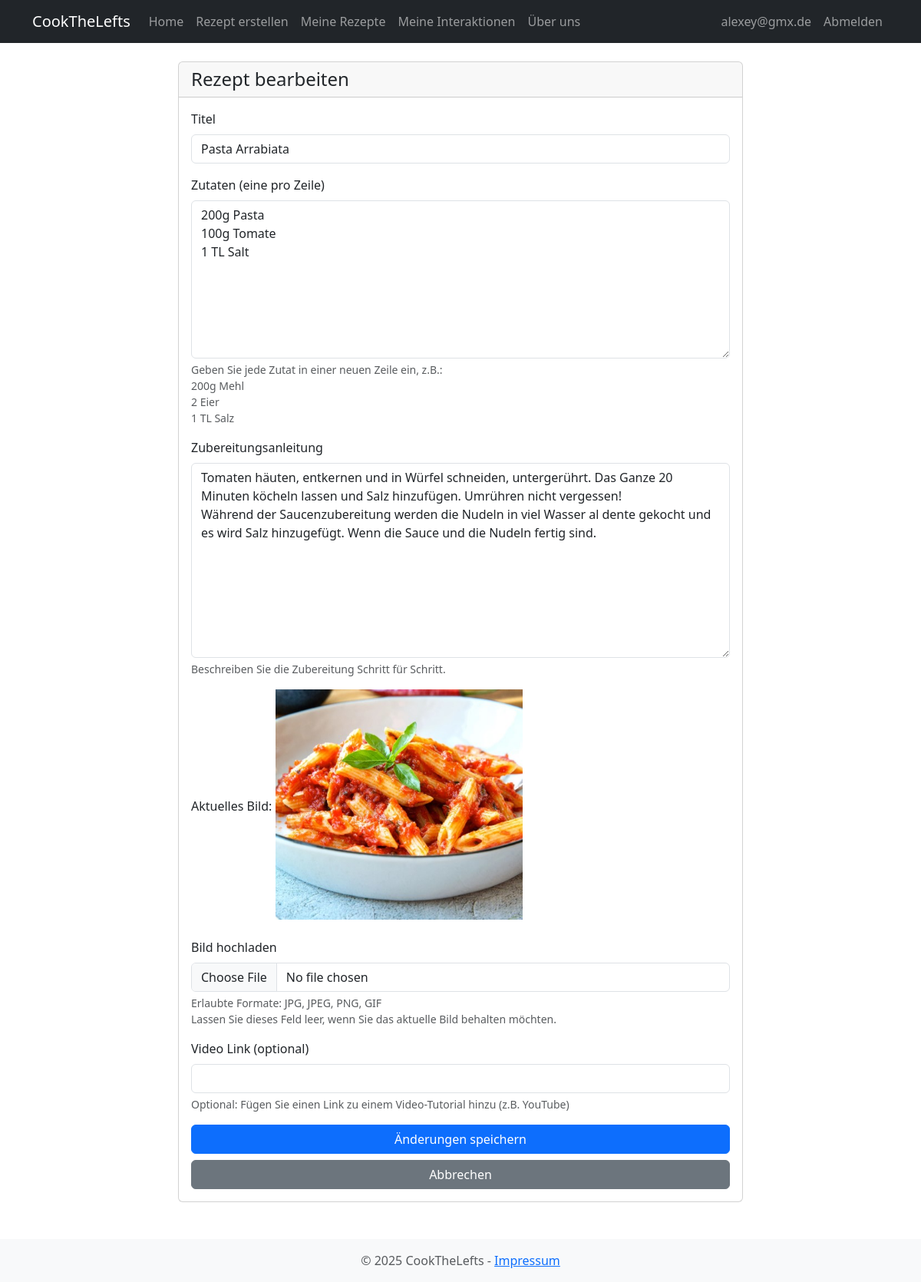
Page /recipes/1/edit (signed in) on the committed database.
### app/models.py (models this page shows, shortened)
class User(UserMixin, db.Model):
    id = db.Column(db.Integer, primary_key=True)
    username = db.Column(db.String(64), unique=True, nullable=False)
    email = db.Column(db.String(120), unique=True, nullable=False)
    password_hash = db.Column(db.String(128))
    created_at = db.Column(db.DateTime, default=datetime.utcnow)
    recipes = db.relationship('Recipe', backref='author', lazy='dynamic')
    likes = db.relationship('Like', backref='user', lazy='dynamic')

class Recipe(db.Model):
    id = db.Column(db.Integer, primary_key=True)
    title = db.Column(db.String(100), nullable=False)
    ingredients = db.Column(db.Text, nullable=False)
    instructions = db.Column(db.Text, nullable=False)
    image_path = db.Column(db.String(200))
    video_link = db.Column(db.String(500))
    created_at = db.Column(db.DateTime, default=datetime.utcnow)
    user_id = db.Column(db.Integer, db.ForeignKey('user.id'), nullable=False)
    likes = db.relationship('Like', backref='recipe', lazy='dynamic')

### app/recipes/routes.py (the view)
@bp.route('/<int:id>/edit', methods=['GET', 'POST'])
@login_required
def edit(id):
    recipe = Recipe.query.get_or_404(id)
    if recipe.author != current_user:
        flash('You can only edit your own recipes.', 'error')
        return redirect(url_for('recipes.view', id=id))
    form = RecipeForm()
    if form.validate_on_submit():
        try:
            recipe.title = form.title.data
            recipe.ingredients = form.ingredients.data
            recipe.instructions = form.instructions.data
            recipe.video_link = form.video_link.data
            if form.image.data:
                old_image_path = recipe.image_path
                new_image_path = save_image(form.image.data)
                if new_image_path:
                    recipe.image_path = new_image_path
                    if old_image_path:
                        delete_image(old_image_path)
            db.session.commit()
            flash('Your recipe has been updated successfully!', 'success')
            return redirect(url_for('recipes.view', id=id))
        except Exception as e:
            flash('An error occurred while updating the recipe.', 'error')
            current_app.logger.error(f"Error updating recipe: {e}")
            return redirect(url_for('recipes.edit', id=id))
    elif request.method == 'GET':
        form.title.data = recipe.title
        form.ingredients.data = recipe.ingredients
        form.instructions.data = recipe.instructions
        form.video_link.data = recipe.video_link
    return render_template('recipes/edit.html',
                         title=f'Edit Recipe: {recipe.title}',
                         form=form,
                         recipe=recipe)

### app/recipes/forms.py (shortened to what this page needs)
class RecipeForm(FlaskForm):
    title = StringField('Titel', validators=[
        DataRequired(message='Bitte geben Sie einen Titel ein'),
        Length(min=3, max=100, message='Der Titel muss zwischen 3 und 100 Zeichen lang sein')
    ])
    ingredients = TextAreaField('Zutaten (eine pro Zeile)', validators=[
        DataRequired(message='Bitte geben Sie die Zutaten ein'),
        Length(min=10, message='Bitte geben Sie mindestens eine Zutat ein')
    ])
    instructions = TextAreaField('Zubereitungsanleitung', validators=[
        DataRequired(message='Bitte geben Sie eine Zubereitungsanleitung ein'),
        Length(min=30, message='Die Anleitung sollte ausführlicher sein (mindestens 30 Zeichen)')
    ])
    image = FileField('Bild hochladen', validators=[
        FileAllowed(['jpg', 'jpeg', 'png', 'gif'], 'Nur Bilder sind erlaubt!')
    ])
    video_link = StringField('Video Link (optional)', validators=[
        Length(max=500, message='Der Video Link darf maximal 500 Zeichen lang sein')
    ])
    submit = SubmitField('Rezept speichern')

### app/models.py (called while the page is built)
@login_manager.user_loader
def load_user(id):
    return User.query.get(int(id))

### app/templates/recipes/edit.html (shortened to what this page needs)
{% extends "base.html" %}
{% block content %}
<div class="row justify-content-center">
    <div class="col-md-8">
        <div class="card">
            <div class="card-header">
                <h4 class="mb-0">Rezept bearbeiten</h4>
            </div>
            <div class="card-body">
                <form method="POST" enctype="multipart/form-data">
                    <div class="mb-3">
                        {{ form.title.label(class="form-label") }}
                        {{ form.title(class="form-control" + (" is-invalid" if form.title.errors else "")) }}
                    </div>
                    <div class="mb-3">
                        {{ form.ingredients.label(class="form-label") }}
                        {{ form.ingredients(class="form-control" + (" is-invalid" if form.ingredients.errors else ""), rows="8") }}
                        <div class="form-text">
                            Geben Sie jede Zutat in einer neuen Zeile ein, z.B.:<br>
                            200g Mehl<br>
                            2 Eier<br>
                            1 TL Salz
                        </div>
                    </div>
                    <div class="mb-3">
                        {{ form.instructions.label(class="form-label") }}
                        {{ form.instructions(class="form-control" + (" is-invalid" if form.instructions.errors else ""), rows="10") }}
                        <div class="form-text">
                            Beschreiben Sie die Zubereitung Schritt für Schritt.
                        </div>
                    </div>
                    <div class="mb-3">
                        {% if recipe.image_path %}
                        <div class="mb-3">
                            <label class="form-label">Aktuelles Bild:</label>
                            <img src="{{ url_for('static', filename=recipe.image_path) }}"
                                 alt="Aktuelles Rezeptbild"
                                 class="img-fluid mb-2"
                                 style="max-height: 300px;">
                        </div>
                        {% endif %}
                        {{ form.image.label(class="form-label") }}
                        {{ form.image(class="form-control" + (" is-invalid" if form.image.errors else "")) }}
                        <div class="form-text">
                            Erlaubte Formate: JPG, JPEG, PNG, GIF<br>
                            Lassen Sie dieses Feld leer, wenn Sie das aktuelle Bild behalten möchten.
                        </div>
                    </div>
                    <div class="mb-3">
                        {{ form.video_link.label(class="form-label") }}
                        {{ form.video_link(class="form-control" + (" is-invalid" if form.video_link.errors else "")) }}
                        <div class="form-text">
                            Optional: Fügen Sie einen Link zu einem Video-Tutorial hinzu (z.B. YouTube)
                        </div>
                    </div>
                    <div class="d-grid gap-2">
                        {{ form.submit(class="btn btn-primary", value="Änderungen speichern") }}
                        <a href="{{ url_for('recipes.view', id=recipe.id) }}" class="btn btn-secondary">Abbrechen</a>
                    </div>
                </form>
            </div>
        </div>
    </div>
</div>
{% endblock %}

### app/templates/base.html (shortened to what this page needs)
<!DOCTYPE html>
<html lang="de">
<head>
    <link href="https://cdn.jsdelivr.net/npm/bootstrap@5.3.0/dist/css/bootstrap.min.css" rel="stylesheet">
    <link rel="stylesheet" href="https://cdn.jsdelivr.net/npm/bootstrap-icons@1.11.1/font/bootstrap-icons.css">
</head>
<body>
    <nav class="navbar navbar-expand-lg navbar-dark bg-dark">
        <div class="container">
            <a class="navbar-brand" href="{{ url_for('main.index') }}">CookTheLefts</a>
            <div class="collapse navbar-collapse" id="navbarNav">
                <ul class="navbar-nav me-auto">
                    <li class="nav-item">
                        <a class="nav-link" href="{{ url_for('main.index') }}">Home</a>
                    </li>
                    {% if current_user.is_authenticated %}
                    <li class="nav-item">
                        <a class="nav-link" href="{{ url_for('recipes.create') }}">Rezept erstellen</a>
                    </li>
                    <li class="nav-item">
                        <a class="nav-link" href="{{ url_for('recipes.my_recipes') }}">Meine Rezepte</a>
                    </li>
                    <li class="nav-item">
                        <a class="nav-link" href="{{ url_for('recipes.my_interactions') }}">Meine Interaktionen</a>
                    </li>
                    {% endif %}
                    <li class="nav-item">
                        <a class="nav-link" href="{{ url_for('main.about') }}">Über uns</a>
                    </li>
                </ul>
                <ul class="navbar-nav">
                    {% if current_user.is_authenticated %}
                    <li class="nav-item">
                        <span class="nav-link">{{ current_user.username }}</span>
                    </li>
                    <li class="nav-item">
                        <a class="nav-link" href="{{ url_for('auth.logout') }}">Abmelden</a>
                    </li>
                    {% endif %}
                </ul>
            </div>
        </div>
    </nav>
    <main class="container mt-4">
        {% block content %}{% endblock %}
    </main>
    <footer class="footer mt-5 py-3 bg-light">
        <div class="container text-center">
            <span class="text-muted">© 2025 CookTheLefts -
                <a href="{{ url_for('main.impressum') }}">Impressum</a>
            </span>
        </div>
    </footer>
</body>
</html>

### app/templates/base.html (style rules this page uses)
body { min-height: 100vh; display: flex; flex-direction: column; }
main { flex: 1; }
.card { transition: transform 0.2s, box-shadow 0.2s; }

### rows in the picture
User: username "alexey@gmx.de"
Recipe: title "Pasta Arrabiata", ingredients "200g Pasta 100g Tomate 1 TL Salt", instructions "Tomaten häuten, entkernen und in Würfel schneiden, untergerührt. Das Ganze 20 Minuten köcheln lassen und Salz hinzufügen. Umrühren nicht vergessen! Während der Saucenzubereitung werden die Nudeln in viel Wasser al dente gekocht und es wird Salz hinzugefügt. Wenn die Sauce und die Nudeln fertig sind.", image_path (picture)
